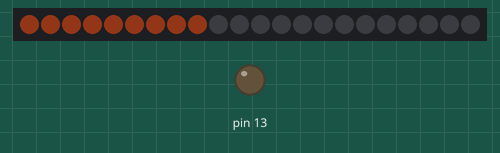
The sketch below on a simulated Arduino Uno, built with avr-gcc and run on an emulated ATmega328P. On the bench: 22 RGB LEDs in strip order, left to right, output pins drawn as LEDs (lit = HIGH). Dim RGB values are drawn brighter than linear; random numbers use the default seed unless the sketch sets one.

Above: at 0.32 s.
At 39.65 s:
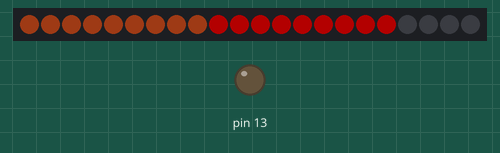

The sketch:

myLedModules.ino
```cpp
// This supresses the pragma version warning FASTLED produces
#define FASTLED_INTERNAL
#include <FastLED.h>
#include "twinkleLights.h"
#include "larsonScanner.h"
#include "pleaseWait.h"
#include "chaseLights.h"
#include "timer.h"
#include "flicker.h"

boolean debug = false;

// WS2812B LED Data Pin
const int ledPin = 7;

unsigned char brightness = 60;

#define NUM_LEDS 22
CRGB leds[NUM_LEDS];

// Christmas Colors
CRGB colors[] = { 0xFF0000, 0x00FF00, 0x0000FF, 0xFFFF00 };
unsigned char numColors = sizeof(colors) / sizeof(CRGB);
//twinkleLights  myChristmasLights(&leds[0], NUM_LEDS,
//                                 &colors[0], numColors);
boolean christmasOn = false;

//pleaseWait myPleaseWait(&leds[0], NUM_LEDS,
//                        5, 2.5, 0x00FFFF);
//
larsonScanner myLarsonScanner(&leds[0], NUM_LEDS, 0xFF0000, 5500, 1);
//larsonScanner myLarsonScanner2(&leds[0], NUM_LEDS, 0x00FF00, 6600, 1);
//larsonScanner myLarsonScanner3(&leds[0], NUM_LEDS, 0x0000FF, 7700, 1);
//larsonScanner myLarsonScanner4(&leds[0], NUM_LEDS, 0xFF00FF, 8800, 1);
//larsonScanner myLarsonScanner5(&leds[0], NUM_LEDS, 0x00FFFF, 9900, 1);

chaseLights myChaseLights(&leds[0], NUM_LEDS, 0xFF6519, 1500);

timer myTimer(&leds[0], NUM_LEDS, 10, 0x00FF00, 0xFF0000);

flicker f1(&leds[0], 9, 0xE25822);
flicker f2(&leds[9], 9, 0xFF0000,250,250);
//flicker f3(&leds[4], 4, 0x0000FF);

void setup() {
  Serial.begin(57600);

  if (debug) {
    Serial.println("DEBUG ON");
  }

  FastLED.addLeds<NEOPIXEL, ledPin>(leds, NUM_LEDS);
  FastLED.clear();
  FastLED.setBrightness(brightness);
  FastLED.show();

  pinMode(13, OUTPUT);
  digitalWrite(13, LOW);

  //  myPleaseWait.start();
//  myTimer.start();
}

void loop() {
  // put your main code here, to run repeatedly:
  //  myChristmasLights.loop();
//      myLarsonScanner.clear();
//      myLarsonScanner.loop();
  //  myLarsonScanner2.loop();
  //  myLarsonScanner3.loop();
  //  myLarsonScanner4.loop();
  //  myLarsonScanner5.loop();
//  myTimer.clear();
//  myTimer.loop();
//  if (myTimer.isStopped()) {
//    myTimer.setDuration(120);
//    myTimer.start();
//  }
//  myChaseLights.loop();
  f1.loop();
  f2.loop();
//  f3.loop();

  FastLED.show();
}
```

chaseLights.cpp
```cpp
// (licence header left out)
#include "chaseLights.h"

chaseLights::chaseLights (struct CRGB *_leds,
                          unsigned int _numLeds,
                          CRGB _color,
                          unsigned long _millisPerScan = 2000) {
  leds = _leds;
  numLeds = _numLeds;
  color = _color;
  millisPerScan = _millisPerScan;

  halfNumLeds = ceil(numLeds / 2.0);
  leftStartLed = halfNumLeds - 1;
  rightStartLed = numLeds - halfNumLeds;
}

void chaseLights::restartScan (unsigned long _startOfScanMillis = millis()) {
  startOfScanMillis = _startOfScanMillis;
}

void chaseLights::clear() {
  unsigned char counter;
  for (counter = 0; counter < numLeds; counter++) {
    leds[counter] = 0x000000;
  }
}

void chaseLights::loop() {
  unsigned long millisThisLoop = millis();
  unsigned int thisLed;

  if (millisThisLoop >= (startOfScanMillis + millisPerScan)) {
    restartScan(millisThisLoop);
  } else {
    thisLed = (int)floor((millisThisLoop - startOfScanMillis) / (millisPerScan / halfNumLeds)) % halfNumLeds;
    leds[leftStartLed - thisLed] = color;
    leds[rightStartLed + thisLed] = color;
  }
}
```

chaseLights.h
```cpp
// (licence header left out)
#ifndef chaseLights_h
#define chaseLights_h

#include "Arduino.h"

// This supresses the pragma version warning FASTLED produces
#define FASTLED_INTERNAL
#include <FastLED.h>

class chaseLights {
  public:
    chaseLights (struct CRGB *_leds,
                   unsigned int _numLeds,
                   CRGB _color,
                   unsigned long _millisPerScan = 2000);

    void restartScan (unsigned long _startOfScanMillis = millis());
    void clear();
    void loop();

  private:
    CRGB *leds;
    unsigned int numLeds = 0;
    unsigned int halfNumLeds = 0;
    unsigned int leftStartLed = 0;
    unsigned int rightStartLed = 0;
    CRGB color;
    unsigned long millisPerScan = 0;
    unsigned long startOfScanMillis = 0;
};

#endif
```

flicker.cpp
```cpp
// (licence header left out)
#include "flicker.h"

flicker::flicker (struct CRGB *_leds,
                 unsigned int _numLeds,
                 CRGB _color,
                 unsigned long _millisPerCycle = 72,
                 unsigned long _millisToTarget = 0) {
  leds = _leds;
  numLeds = _numLeds;
  color = _color;
  millisPerCycle = _millisPerCycle;
  millisToTarget = _millisToTarget;
}

void flicker::clear() {
  unsigned char counter;
  for (counter = 0; counter < numLeds; counter++) {
    leds[counter] = 0x000000;
  }
}

const int dimSteps = 24;
const float dimPercentLow = 0.3125;
const float dimPercentStepDelta = (1.0-dimPercentLow)/dimSteps;

void flicker::loop() {
  float currentMillis = millis();
  float transitionPercent;
  float dimPercent;
  CRGB currentDim;

  if (currentMillis - millisLastCycle > millisPerCycle) {
    millisLastCycle = currentMillis;

    previousPercent = targetPercent;
    if (random(2) == 0) {
      targetPercent = 1;
    }
    else {
      targetPercent = (random(dimSteps)*dimPercentStepDelta)+dimPercentLow;
    }

  } else {

    if (currentMillis - millisLastCycle > millisToTarget) {
      transitionPercent = 1;
    } else {
      transitionPercent = (currentMillis - millisLastCycle) / millisToTarget;
    }

    dimPercent = previousPercent + ((targetPercent - previousPercent) * transitionPercent);

    currentDim = color;
    currentDim.fadeLightBy(255-int(255*dimPercent));
    for (int ledNum = 0; ledNum < numLeds; ledNum++) {
      leds[ledNum] = currentDim;
    }
  }
}

//    float previousPercent = 0.0;
//    float targetPercent = 0.0;
//
//    unsigned long millisPerCycle = 72;
//    unsigned long millisLastCycle = 0;
//    unsigned long millisToTarget = 0;
```

flicker.h
```cpp
// (licence header left out)
#ifndef flicker_h
#define flicker_h

#include "Arduino.h"

// This supresses the pragma version warning FASTLED produces
#define FASTLED_INTERNAL
#include <FastLED.h>

class flicker {
  public:
    flicker (struct CRGB *_leds,
             unsigned int _numLeds,
             CRGB _color,
             unsigned long _millisPerCycle = 72,
             unsigned long _millisToTarget = 0);

    void clear();
    void loop();

  private:
    CRGB *leds;
    unsigned int numLeds = 0;

    CRGB color;
    float previousPercent = 0.0;
    float targetPercent = 0.0;

    unsigned long millisPerCycle = 72;
    unsigned long millisLastCycle = 0;
    unsigned long millisToTarget = 0;

};

#endif
```

larsonScanner.cpp
```cpp
// (licence header left out)
#include "larsonScanner.h"

CRGB larsonScanner::lerpColor(CRGB fromColor, CRGB toColor, float percent) {
  CRGB result;
  unsigned char fract8 = (int)(255 * percent);

  result.r = lerp8by8(fromColor.r, toColor.r, fract8);
  result.g = lerp8by8(fromColor.g, toColor.g, fract8);
  result.b = lerp8by8(fromColor.b, toColor.b, fract8);

  return result;
}

larsonScanner::larsonScanner (struct CRGB *_leds,
                              unsigned int _numLeds,
                              CRGB _color,
                              unsigned long _millisPerScan = 2000,
                              unsigned char _scanWidth = 3) {
  leds = _leds;
  numLeds = _numLeds;
  color = _color;
  millisPerScan = _millisPerScan;
  scanWidth = _scanWidth;
}

void larsonScanner::restartScan (unsigned long _startOfScanMillis = millis()) {
  startOfScanMillis = _startOfScanMillis;
  endOfScanMillis = _startOfScanMillis + millisPerScan;
}

void larsonScanner::clear() {
  unsigned char counter;
  for (counter = 0; counter < numLeds; counter++) {
    leds[counter] = 0x000000;
  }
}

void larsonScanner::loop() {
  unsigned long millisThisLoop = millis();
  float thisScanPosition;
  float thisLedDistance;
  float fade;
  int low;
  int high;
  unsigned char index;
  CRGB tempColor;

  if (millisThisLoop >= endOfScanMillis) {
    restartScan(endOfScanMillis);
  }

  thisScanPosition = numLeds * (abs((float)(millisThisLoop - startOfScanMillis) - (millisPerScan / 2)) * 2) / millisPerScan;

  low = floor(thisScanPosition - scanWidth);
  if (low  < 0 ) {
    low = 0;
  }

  high = ceil(thisScanPosition + scanWidth);
  if (high > numLeds) {
    high = numLeds;
  }

  for (index = low; index < high; index++) {
    thisLedDistance = abs(index - thisScanPosition);
    fade = 1 / (pow(2, thisLedDistance));
    tempColor = lerpColor(leds[index],
                          color,
                          fade);
    leds[index] = tempColor;
  }
}
```

larsonScanner.h
```cpp
// (licence header left out)
#ifndef larsonScanner_h
#define larsonScanner_h

#include "Arduino.h"

// This supresses the pragma version warning FASTLED produces
#define FASTLED_INTERNAL
#include <FastLED.h>

class larsonScanner {
  public:
    larsonScanner (struct CRGB *_leds,
                   unsigned int _numLeds,
                   CRGB _color,
                   unsigned long _millisPerScan = 2000,
                   unsigned char _scanWidth = 3);

    void restartScan (unsigned long _startOfScanMillis = millis());
    void clear();
    void loop();

  private:
    CRGB *leds;
    unsigned int numLeds = 0;

    CRGB color;

    unsigned long millisPerScan = 0;
    unsigned long startOfScanMillis = 0;
    unsigned long endOfScanMillis = 0;
    unsigned char scanWidth = 0;

    CRGB lerpColor(CRGB fromColor, CRGB toColor, float percent);
};

#endif
```

pleaseWait.cpp
```cpp
// (licence header left out)
#include "pleaseWait.h"

//bool debug = true;

void pleaseWait::computeInternals() {
  float segments;
  travelLeds = numLeds - floor((float)(numLeds - numBlips) / 2);
  segmentsInOut = numBlips * (1 - blipOverlapPercent) + blipOverlapPercent;
  segmentsTotal = segmentsInOut * (2 - blipInOutOverlapPercent);
  secondsScrollDuration = secondsTotalDuration - secondsGapDuration;
  secondsBlipTravel = secondsScrollDuration / segmentsTotal;
  secondsInOut = segmentsInOut * secondsBlipTravel;
  secondsInStart = 0.0;
  secondsInEnd = secondsInStart + secondsInOut;
  secondsOutEnd = secondsScrollDuration;
  secondsOutStart = secondsOutEnd - secondsInOut;
  acceleration = travelLeds * 2 / (pow(secondsBlipTravel, 2));

  //        Serial.println("computeInternals");
  //        Serial.println(secondsScrollDuration);
  //        Serial.println(secondsHalfScrollDuration);
  //        Serial.println(travelLeds);
  //        Serial.println(segments);
  //        Serial.println(secondsBlipTravelHalfDuration);
  //        Serial.println(acceleration);
}


pleaseWait::pleaseWait(struct CRGB *_leds,
                       unsigned int _numLeds,
                       unsigned int _numBlips,
                       float _secondsTotalDuration,
                       CRGB _color)
{
  leds = _leds;
  numLeds = _numLeds;
  numBlips = _numBlips;
  secondsTotalDuration = _secondsTotalDuration;
  color = _color;

  computeInternals();
}


// ----- Set runtime parameters -----
void pleaseWait::setNumBlips(unsigned int _numBlips) {
  numBlips = _numBlips;
  computeInternals();
}

void pleaseWait::setBlipOverlapPercent(float _blipOverlapPercent) {
  blipOverlapPercent = _blipOverlapPercent;
  computeInternals();
}

void pleaseWait::setBlipInOutOverlapPercent(float _blipInOutOverlapPercent) {
  blipInOutOverlapPercent = _blipInOutOverlapPercent;
  computeInternals();
}

void pleaseWait::setTotalDuration(float _secondsTotalDuration) {
  secondsTotalDuration = _secondsTotalDuration;
  computeInternals();
}

void pleaseWait::setGapDuration(float _secondsGapDuration) {
  secondsGapDuration = _secondsGapDuration;
  computeInternals();
}

void pleaseWait::setColor(CRGB _color) {
  color = _color;
  computeInternals();
}

// ----- State functions -----
void pleaseWait::start() {
  state = 1;
  millisLastStart = millis();
}

void pleaseWait::stop() {
  state = 0;
}

void pleaseWait::restart() {
  stop();
  start();
}

void pleaseWait::clear() {
  unsigned char counter;
  for (counter = 0; counter < numLeds; counter++) {
    leds[counter] = 0x000000;
  }
}

void pleaseWait::displayBlip(float blipPosition) {
  int fullBlipPosition;
  int partialBlipPosition;
  float partialBlipPercent;
  CRGB dimColor;

  fullBlipPosition = round(blipPosition);
  partialBlipPercent = abs(blipPosition - fullBlipPosition) * 2.0;
  dimColor = color;
  dimColor.fadeLightBy(255 - int(255 * partialBlipPercent));

  if (fullBlipPosition > blipPosition) {
    partialBlipPosition = fullBlipPosition - 1;
  } else {
    partialBlipPosition = fullBlipPosition + 1;
  }

  if ((fullBlipPosition >= 0) && (fullBlipPosition < numLeds)) {
    leds[fullBlipPosition] += color;
  }
  if ((partialBlipPosition >= 0) && (partialBlipPosition < numLeds)) {
    leds[partialBlipPosition] += dimColor;
  }
}

void pleaseWait::loop(void) {
  float secondsSinceLastStart = (float)(millis() - millisLastStart) / 1000;

  float secondsBlipInStart;
  float secondsBlipInEnd;
  float secondsBlipOutStart;
  float secondsBlipOutEnd;

  int blipInEndLed;
  int blipInStartLed;
  int blipOutStartLed;
  int blipOutEndLed;

  float blipPosition;

  if (state == 1) {
    if (secondsSinceLastStart > secondsTotalDuration) {
      restart();

    } else if (secondsSinceLastStart < secondsScrollDuration) {
      for (unsigned int blip = 0; blip < numBlips; blip++) {

        secondsBlipInStart = secondsInStart + blip * secondsBlipTravel * (1 - blipOverlapPercent);
        secondsBlipInEnd = secondsBlipInStart + secondsBlipTravel;
        secondsBlipOutStart = secondsOutStart + blip * secondsBlipTravel * (1 - blipOverlapPercent);
        secondsBlipOutEnd = secondsBlipOutStart + secondsBlipTravel;

        blipInEndLed = numLeds - ceil((float)(numLeds - numBlips) / 2) - 1 - blip;
        blipInStartLed = blipInEndLed - travelLeds;
        blipOutStartLed = blipInEndLed;
        blipOutEndLed = blipInEndLed + travelLeds;

        if (secondsSinceLastStart < secondsBlipInStart) {
          blipPosition = blipInStartLed;
        } else if (secondsSinceLastStart < secondsBlipInEnd) {
          blipPosition = (float)blipInEndLed - (acceleration * (pow((secondsBlipInEnd - secondsSinceLastStart), 2)) / 2);
        } else if (secondsSinceLastStart < secondsBlipOutStart) {
          blipPosition = blipInEndLed;
        } else if (secondsSinceLastStart < secondsBlipOutEnd) {
          blipPosition = (float)blipOutStartLed + (acceleration * (pow((secondsSinceLastStart - secondsBlipOutStart), 2)) / 2);
        } else if (secondsSinceLastStart >= secondsBlipOutEnd) {
          blipPosition = blipOutEndLed;
        }
        displayBlip(blipPosition);
      }

      // outgoing blips
      //    } else if (secondsSinceLastStart < secondsScrollDuration) {
      //                Serial.print(secondsSinceLastStart);
      //                Serial.print(": ");
      //      for (unsigned int blip = 0; blip < numBlips; blip++) {
      //        blipMidLed = numLeds - ceil((float)(numLeds - numBlips) / 2) - 1 - blip;
      //        blipEndLed = blipMidLed + travelLeds;
      //        secondsBlipStart = blip * (secondsBlipTravelHalfDuration * (1.0 - blipOverlapPercent)) + secondsHalfScrollDuration;
      //        secondsBlipEnd = secondsBlipStart + secondsBlipTravelHalfDuration + secondsHalfScrollDuration;
      //
      //        blipPosition = (float)blipMidLed + (acceleration * (pow((secondsSinceLastStart - secondsBlipStart), 2)) / 2);
      //        if (secondsSinceLastStart < secondsBlipStart) {
      //          blipPosition = blipMidLed;
      //        } else if (secondsSinceLastStart > secondsBlipEnd) {
      //          blipPosition = blipEndLed;
      //        }
      //        displayBlip(blipPosition);
      //        if (debug) {
      //        Serial.print("blip: ");
      //        Serial.print(blip);
      //        Serial.print(", pos: ");
      //                Serial.print(blipPosition);
      //                Serial.print(", ");
      //        Serial.println(blipMidLed);
      //        Serial.println(blipStartLed);
      //        Serial.println(secondsBlipStart);
      //        Serial.println(secondsBlipEnd);
      //        Serial.println(acceleration);

      //        Serial.println(secondsBlipEnd - secondsSinceLastStart);
      //        Serial.println(pow((secondsBlipEnd - secondsSinceLastStart), 2)) ;
      //        Serial.println( (pow((secondsBlipEnd - secondsSinceLastStart), 2)) / 2);
      //        Serial.println((acceleration * (pow((secondsBlipEnd - secondsSinceLastStart), 2)) / 2));
      //        Serial.println((float)blipMidLed - (acceleration * (pow((secondsBlipEnd - secondsSinceLastStart), 2)) / 2));

      //        }
      //    }
      //              Serial.println("");
      //            delay(124);
    }
  }
}


//    unsigned int numLeds = 0;
//    unsigned int numBlips = 0;
//    float blipOverlapPercent = 0.0;
//    unsigned long millisTotalDuration = 0;
//    unsigned long millisGapDuration = 0;
//    CRGB color;
//
//    unsigned long millisScrollDuration = 0;
//    unsigned long millisHalfScrollDuration = 0;
//    unsigned int travelLeds = 0;
//    unsigned long millisBlipTravelHalfDuration = 0;
//    float acceleration = 0.0;
//
//    // State
//    unsigned char state = 0;
//    unsigned long millisLastStart = 0;
```

timer.h
```cpp
// (licence header left out)
#ifndef timer_h
#define timer_h

#include "Arduino.h"

// This supresses the pragma version warning FASTLED produces
#define FASTLED_INTERNAL
#include <FastLED.h>

class timer {
  public:
    timer (struct CRGB *_leds,
           unsigned int _numLeds,
           unsigned int _durationSeconds,
           CRGB _startColor,
           CRGB _endColor);

    void setDuration(unsigned int _durationSeconds);
    void setStartColor(CRGB _startColor);
    void setEndColor(CRGB _endColor);
    void start();
    void stop();
    boolean isStopped();
    void clear();
    void loop();

  private:
    CRGB *leds;
    unsigned int numLeds = 0;
    unsigned long duration = 0;
    unsigned long startTime = 0;
    CRGB startColor;
    CRGB endColor;
    boolean on;
    CRGB lerpColor(CRGB fromColor, CRGB toColor, float percent);
};

#endif
```

Source omitted: pleaseWait.h (2122 bytes), timer.cpp (2408 bytes), twinkleLights.cpp (3760 bytes), twinkleLights.h (1742 bytes)
